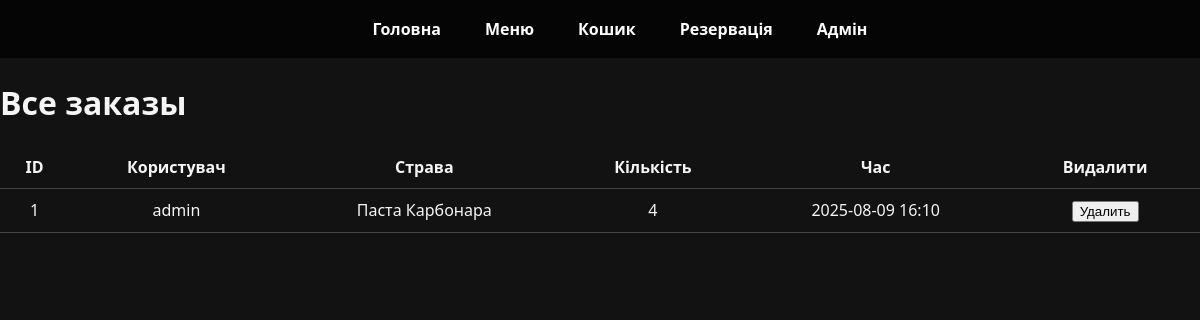
Page /admin/orders (signed in) on the committed database.
### tables.py (models this page shows)
class CartItem(db.Model):
    id = db.Column(db.Integer, primary_key=True)
    user_id = db.Column(db.Integer, db.ForeignKey("user.id"))
    dish_id = db.Column(db.Integer, db.ForeignKey("dish.id"))
    quantity = db.Column(db.Integer, nullable=False)
    time = db.Column(db.DateTime, default=datetime.utcnow)
    dish = db.relationship("Dish", backref="cart_items")

class User(db.Model, UserMixin):
    id = db.Column(db.Integer, primary_key=True)
    username = db.Column(db.String(100), unique=True, nullable=False)
    password = db.Column(db.String(200), nullable=False)
    cart_items = db.relationship("CartItem", backref="user", lazy=True)

class Dish(db.Model):
    id = db.Column(db.Integer, primary_key=True)
    name = db.Column(db.String(100), nullable=False)
    description = db.Column(db.Text, nullable=True)
    image = db.Column(db.String(200), nullable=True)
    price = db.Column(db.Float, nullable=False)
    category = db.Column(db.String(100), nullable=False)

### app.py (the view)
@app.route("/admin/orders")
@login_required
def admin_orders():
    if current_user.username != "admin":
        abort(403)
    orders = CartItem.query.all()
    return render_template("admin_orders.html", orders=orders)

### app.py (called while the page is built)
@login_manager.user_loader
def load_user(user_id):
    return User.query.get(int(user_id))

@app.before_request
def create_tables():
    db.create_all()

### templates/admin_orders.html (shortened to what this page needs)
<!DOCTYPE html>
<html lang="ru">
<head>
    <link rel="stylesheet" href="{{ url_for('static', filename='style.css') }}">
</head>
<body>
    {% include 'navbar.html' %}
    <h1>Все заказы</h1>
    <table>
        <tr>
            <th>ID</th>
            <th>Користувач</th>
            <th>Страва</th>
            <th>Кількість</th>
            <th>Час</th>
            <th>Видалити</th>
        </tr>
        {% for order in orders %}
        <tr>
            <td>{{ order.id }}</td>
            <td>{{ order.user.username }}</td>
            <td>{{ order.dish.name }}</td>
            <td>{{ order.quantity }}</td>
            <td>{{ order.time.strftime("%Y-%m-%d %H:%M") }}</td>
            <td>
                <form method="POST" action="{{ url_for('delete_order', order_id=order.id) }}">
                    <button type="submit">Удалить</button>
                </form>
            </td>
        </tr>
        {% endfor %}
    </table>
</body>
</html>

### static/style.css (style rules this page uses)
body { background-color: #121212; color: #f5f5f5; font-family: 'Segoe UI', Tahoma, Geneva, Verdana, sans-serif; margin: 0; padding: 0; }
table { width: 100%; border-collapse: collapse; margin-bottom: 20px; }
th, td { padding: 10px; border-bottom: 1px solid #444; text-align: center; }
body { padding-top: 60px; }

### rows in the picture
CartItem: id "1", user.username "admin", dish.name "Паста Карбонара", quantity "4", time "2025-08-09 16:10"
